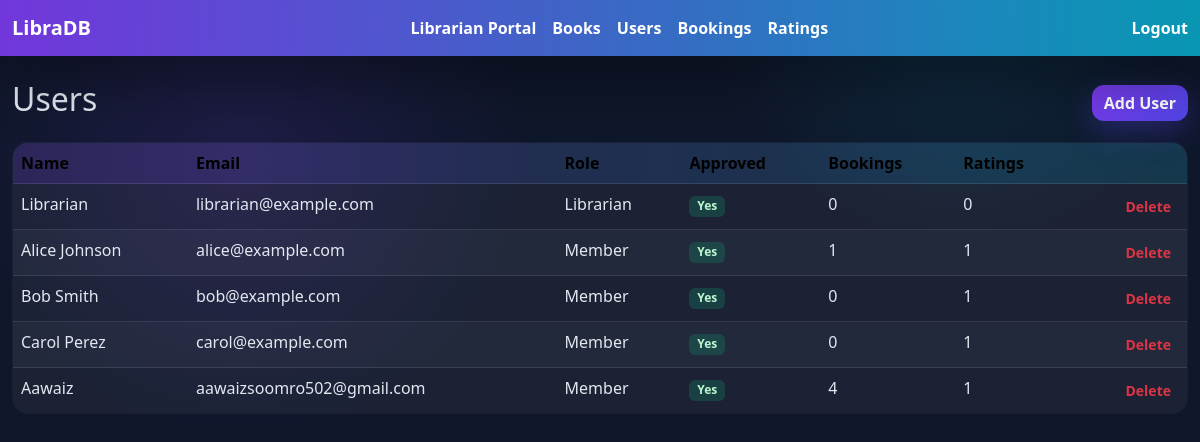
The app's page /users (signed in) with its own data.
### library_app/models.py (models this page shows, shortened)
class TimestampMixin:
    created_at = db.Column(db.DateTime, default=datetime.utcnow)
    updated_at = db.Column(db.DateTime, default=datetime.utcnow, onupdate=datetime.utcnow)

class User(TimestampMixin, db.Model):
    __tablename__ = "users"
    id = db.Column(db.Integer, primary_key=True)
    name = db.Column(db.String(120), nullable=False)
    email = db.Column(db.String(120), unique=True, nullable=False)
    password_hash = db.Column(db.String(255), nullable=False)
    role = db.Column(db.String(20), default="member", nullable=False)
    approved = db.Column(db.Boolean, default=False)
    bookings = db.relationship("Booking", back_populates="user", cascade="all, delete-orphan")
    ratings = db.relationship("Rating", back_populates="user", cascade="all, delete-orphan")

### library_app/routes.py (the view)
@bp.route("/users")
def users():
    redirect_response = require_role("librarian")
    if redirect_response:
        return redirect_response
    return render_template("users/list.html", users=User.query.all())

### library_app/routes.py (called while the page is built)
def current_user() -> User | None:
    user_id = session.get("user_id")
    if not user_id:
        return None
    return User.query.get(user_id)

def current_role() -> str | None:
    user = current_user()
    if user:
        return user.role
    return None

def current_member() -> User | None:
    user = current_user()
    if not user or user.role != "member":
        return None
    return user

def require_role(role: str):
    user = current_user()
    if not user or user.role != role:
        flash("Please log in to access that portal.", "warning")
        return redirect(url_for("library.login", next=request.path))
    if not user.approved:
        session.clear()
        flash("Your account is awaiting librarian approval.", "warning")
        return redirect(url_for("library.login"))
    return None

@bp.app_context_processor
def inject_globals():
    return {
        "active_role": current_role(),
        "active_member": current_member(),
        "active_user": current_user(),
    }

### library_app/templates/users/list.html (shortened to what this page needs)
{% extends 'base.html' %}
{% block content %}
  <div class="d-flex justify-content-between align-items-center mb-3">
    <h2>Users</h2>
    <a class="btn btn-primary" href="{{ url_for('library.create_user') }}">Add User</a>
  </div>
  <div class="table-responsive">
    <table class="table table-striped">
      <thead>
        <tr>
          <th>Name</th>
          <th>Email</th>
          <th>Role</th>
          <th>Approved</th>
          <th>Bookings</th>
          <th>Ratings</th>
          <th></th>
        </tr>
      </thead>
      <tbody>
        {% for user in users %}
          <tr>
            <td>{{ user.name }}</td>
            <td>{{ user.email }}</td>
            <td class="text-capitalize">{{ user.role }}</td>
            <td>
              {% if user.approved %}
                <span class="badge bg-success">Yes</span>
              {% else %}
                <span class="badge bg-warning text-dark">Pending</span>
              {% endif %}
            </td>
            <td>{{ user.bookings|length }}</td>
            <td>{{ user.ratings|length }}</td>
            <td class="text-end">
              <form action="{{ url_for('library.delete_user', user_id=user.id) }}" method="post" class="d-inline">
                <button class="btn btn-sm btn-outline-danger" onclick="return confirm('Delete user?')">Delete</button>
              </form>
            </td>
          </tr>
        {% else %}
          <tr>
            <td colspan="5" class="text-center">No users yet.</td>
          </tr>
        {% endfor %}
      </tbody>
    </table>
  </div>
{% endblock %}

### library_app/static/css/styles.css (style rules this page uses)
:root { --bg: #0f172a; --panel: rgba(255, 255, 255, 0.08); --card: #0b1224; --text: #e2e8f0; --muted: #cbd5e1; --accent: #7c3aed; --accent-2: #06b6d4; --success: #10b981; --warning: #f59e0b; --danger: #ef4444; --border: rgba(255, 255, 255, 0.1); --shadow: 0 20px 60px rgba(0, 0, 0, 0.4); --radius: 16px; }
* { border-radius: 0; }
body { background: radial-gradient(circle at 20% 20%, rgba(124, 58, 237, 0.14), transparent 25%), radial-gradient(circle at 80% 0%, rgba(6, 182, 212, 0.12), transparent 20%), var(--bg); color: var(--text); min-height: 100vh; }
.badge.bg-success { background-color: rgba(16, 185, 129, 0.2) !important; color: #bbf7d0 !important; }
.btn { border-radius: 12px; border: none; font-weight: 600; }
.btn-primary { background: linear-gradient(135deg, var(--accent), #4f46e5); box-shadow: 0 10px 30px rgba(79, 70, 229, 0.35); }
.table { color: var(--text); background: rgba(255, 255, 255, 0.04); border-radius: var(--radius); overflow: hidden; border: 1px solid var(--border); }
.table thead { background: linear-gradient(90deg, rgba(124, 58, 237, 0.18), rgba(6, 182, 212, 0.16)); color: var(--text); }
.table th { white-space: nowrap; border-color: var(--border); font-weight: 700; background-color: transparent !important; }
.table td { border-color: var(--border); color: var(--text); }
.table-striped > tbody > tr:nth-of-type(odd) > * { background-color: rgba(255, 255, 255, 0.02); }
.table-striped > tbody > tr:nth-of-type(even) > * { background-color: rgba(255, 255, 255, 0.04); }
a { color: #a5b4fc; }

### records on screen
User: name "Librarian", email "librarian@example.com", role "Librarian", approved "Yes", bookings|length "0", ratings|length "0"
User: name "Alice Johnson", email "alice@example.com", role "Member", approved "Yes", bookings|length "1", ratings|length "1"
User: name "Bob Smith", email "bob@example.com", role "Member", approved "Yes", bookings|length "0", ratings|length "1"
User: name "Carol Perez", email "carol@example.com", role "Member", approved "Yes", bookings|length "0", ratings|length "1"
User: name "Aawaiz", email "aawaizsoomro502@gmail.com", role "Member", approved "Yes", bookings|length "4", ratings|length "1"
